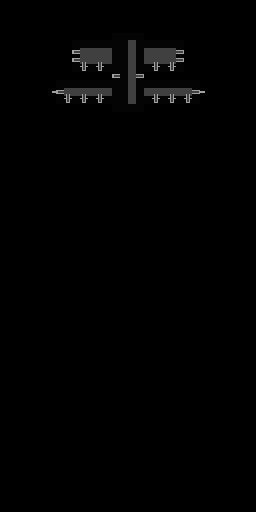

Rendered tile map (Tiled .tmx) drawn with the repository's tilesets; below, a short description and the full map source, tile grids included:
An orthogonal 32x64 tile map with 8x8 px tiles, 1 tile layer (タイルレイヤー1).

<map version="1.10" tiledversion="1.11.2" orientation="orthogonal" renderorder="right-down" width="32" height="64" tilewidth="8" tileheight="8" infinite="0" nextlayerid="4" nextobjectid="1">
 <tileset firstgid="1" name="img00" tilewidth="8" tileheight="8" tilecount="1024" columns="32">
  <image source="img00.png" trans="000000" width="256" height="256" />
 </tileset>
 <layer id="1" name="タイルレイヤー1" width="32" height="64" parallaxy="0.5">
  <data encoding="csv">
1,1,1,1,1,1,1,1,1,1,1,1,1,1,1,1,1,1,1,1,1,1,1,1,1,1,1,1,1,1,1,1,
1,1,1,1,1,1,1,1,1,1,1,1,1,1,1,1,1,1,1,1,1,1,1,1,1,1,1,1,1,1,1,1,
1,1,1,1,1,1,1,1,1,1,1,1,1,1,1,1,1,1,1,1,1,1,1,1,1,1,1,1,1,1,1,1,
1,1,1,1,1,1,1,1,1,1,1,1,1,1,1,1,1,1,1,1,1,1,1,1,1,1,1,1,1,1,1,1,
1,1,1,1,1,1,1,1,1,1,1,1,1,1,713,713,714,715,1,1,1,1,1,1,1,1,1,1,1,1,1,1,
1,1,1,1,1,1,1,1,1,740,741,742,743,744,745,18,746,747,748,749,750,751,752,1,1,1,1,1,1,1,1,1,
1,1,1,1,1,1,1,1,1,772,773,774,775,776,777,18,778,779,780,781,782,783,784,1,1,1,1,1,1,1,1,1,
1,1,1,1,1,1,1,1,1,804,805,806,807,808,809,18,810,811,812,813,814,815,816,1,1,1,1,1,1,1,1,1,
1,1,1,1,1,1,1,1,1,836,837,838,839,840,841,18,842,843,844,845,846,847,848,1,1,1,1,1,1,1,1,1,
1,1,1,1,1,1,1,1,1,1,1,1,1,1,873,18,874,875,1,1,1,1,1,1,1,1,1,1,1,1,1,1,
1,1,1,1,1,1,1,898,899,900,901,902,903,904,905,18,906,907,908,909,910,911,912,913,914,1,1,1,1,1,1,1,
1,1,1,1,1,1,929,930,931,932,933,934,935,936,937,18,938,939,940,941,942,943,944,945,946,947,1,1,1,1,1,1,
1,1,1,1,1,1,1,962,963,964,965,966,967,968,969,18,970,971,972,973,974,975,976,977,978,1,1,1,1,1,1,1,
1,1,1,1,1,1,1,1,1,1,1,1,1,1,1001,1001,1002,1003,1,1,1,1,1,1,1,1,1,1,1,1,1,1,
1,1,1,1,1,1,1,1,1,1,1,1,1,1,1,1,1,1,1,1,1,1,1,1,1,1,1,1,1,1,1,1,
1,1,1,1,1,1,1,1,1,1,1,1,1,1,1,1,1,1,1,1,1,1,1,1,1,1,1,1,1,1,1,1,
1,1,1,1,1,1,1,1,1,1,1,1,1,1,1,1,1,1,1,1,1,1,1,1,1,1,1,1,1,1,1,1,
1,1,1,1,1,1,1,1,1,1,1,1,1,1,1,1,1,1,1,1,1,1,1,1,1,1,1,1,1,1,1,1,
1,1,1,1,1,1,1,1,1,1,1,1,1,1,1,1,1,1,1,1,1,1,1,1,1,1,1,1,1,1,1,1,
1,1,1,1,1,1,1,1,1,1,1,1,1,1,1,1,1,1,1,1,1,1,1,1,1,1,1,1,1,1,1,1,
1,1,1,1,1,1,1,1,1,1,1,1,1,1,1,1,1,1,1,1,1,1,1,1,1,1,1,1,1,1,1,1,
1,1,1,1,1,1,1,1,1,1,1,1,1,1,1,1,1,1,1,1,1,1,1,1,1,1,1,1,1,1,1,1,
1,1,1,1,1,1,1,1,1,1,1,1,1,1,1,1,1,1,1,1,1,1,1,1,1,1,1,1,1,1,1,1,
1,1,1,1,1,1,1,1,1,1,1,1,1,1,1,1,1,1,1,1,1,1,1,1,1,1,1,1,1,1,1,1,
1,1,1,1,1,1,1,1,1,1,1,1,1,1,1,1,1,1,1,1,1,1,1,1,1,1,1,1,1,1,1,1,
1,1,1,1,1,1,1,1,1,1,1,1,1,1,1,1,1,1,1,1,1,1,1,1,1,1,1,1,1,1,1,1,
1,1,1,1,1,1,1,1,1,1,1,1,1,1,1,1,1,1,1,1,1,1,1,1,1,1,1,1,1,1,1,1,
1,1,1,1,1,1,1,1,1,1,1,1,1,1,1,1,1,1,1,1,1,1,1,1,1,1,1,1,1,1,1,1,
1,1,1,1,1,1,1,1,1,1,1,1,1,1,1,1,1,1,1,1,1,1,1,1,1,1,1,1,1,1,1,1,
1,1,1,1,1,1,1,1,1,1,1,1,1,1,1,1,1,1,1,1,1,1,1,1,1,1,1,1,1,1,1,1,
1,1,1,1,1,1,1,1,1,1,1,1,1,1,1,1,1,1,1,1,1,1,1,1,1,1,1,1,1,1,1,1,
1,1,1,1,1,1,1,1,1,1,1,1,1,1,1,1,1,1,1,1,1,1,1,1,1,1,1,1,1,1,1,1,
1,1,1,1,1,1,1,1,1,1,1,1,1,1,1,1,1,1,1,1,1,1,1,1,1,1,1,1,1,1,1,1,
1,1,1,1,1,1,1,1,1,1,1,1,1,1,1,1,1,1,1,1,1,1,1,1,1,1,1,1,1,1,1,1,
1,1,1,1,1,1,1,1,1,1,1,1,1,1,1,1,1,1,1,1,1,1,1,1,1,1,1,1,1,1,1,1,
1,1,1,1,1,1,1,1,1,1,1,1,1,1,1,1,1,1,1,1,1,1,1,1,1,1,1,1,1,1,1,1,
1,1,1,1,1,1,1,1,1,1,1,1,1,1,1,1,1,1,1,1,1,1,1,1,1,1,1,1,1,1,1,1,
1,1,1,1,1,1,1,1,1,1,1,1,1,1,1,1,1,1,1,1,1,1,1,1,1,1,1,1,1,1,1,1,
1,1,1,1,1,1,1,1,1,1,1,1,1,1,1,1,1,1,1,1,1,1,1,1,1,1,1,1,1,1,1,1,
1,1,1,1,1,1,1,1,1,1,1,1,1,1,1,1,1,1,1,1,1,1,1,1,1,1,1,1,1,1,1,1,
1,1,1,1,1,1,1,1,1,1,1,1,1,1,1,1,1,1,1,1,1,1,1,1,1,1,1,1,1,1,1,1,
1,1,1,1,1,1,1,1,1,1,1,1,1,1,1,1,1,1,1,1,1,1,1,1,1,1,1,1,1,1,1,1,
1,1,1,1,1,1,1,1,1,1,1,1,1,1,1,1,1,1,1,1,1,1,1,1,1,1,1,1,1,1,1,1,
1,1,1,1,1,1,1,1,1,1,1,1,1,1,1,1,1,1,1,1,1,1,1,1,1,1,1,1,1,1,1,1,
1,1,1,1,1,1,1,1,1,1,1,1,1,1,1,1,1,1,1,1,1,1,1,1,1,1,1,1,1,1,1,1,
1,1,1,1,1,1,1,1,1,1,1,1,1,1,1,1,1,1,1,1,1,1,1,1,1,1,1,1,1,1,1,1,
1,1,1,1,1,1,1,1,1,1,1,1,1,1,1,1,1,1,1,1,1,1,1,1,1,1,1,1,1,1,1,1,
1,1,1,1,1,1,1,1,1,1,1,1,1,1,1,1,1,1,1,1,1,1,1,1,1,1,1,1,1,1,1,1,
1,1,1,1,1,1,1,1,1,1,1,1,1,1,1,1,1,1,1,1,1,1,1,1,1,1,1,1,1,1,1,1,
1,1,1,1,1,1,1,1,1,1,1,1,1,1,1,1,1,1,1,1,1,1,1,1,1,1,1,1,1,1,1,1,
1,1,1,1,1,1,1,1,1,1,1,1,1,1,1,1,1,1,1,1,1,1,1,1,1,1,1,1,1,1,1,1,
1,1,1,1,1,1,1,1,1,1,1,1,1,1,1,1,1,1,1,1,1,1,1,1,1,1,1,1,1,1,1,1,
1,1,1,1,1,1,1,1,1,1,1,1,1,1,1,1,1,1,1,1,1,1,1,1,1,1,1,1,1,1,1,1,
1,1,1,1,1,1,1,1,1,1,1,1,1,1,1,1,1,1,1,1,1,1,1,1,1,1,1,1,1,1,1,1,
1,1,1,1,1,1,1,1,1,1,1,1,1,1,1,1,1,1,1,1,1,1,1,1,1,1,1,1,1,1,1,1,
1,1,1,1,1,1,1,1,1,1,1,1,1,1,1,1,1,1,1,1,1,1,1,1,1,1,1,1,1,1,1,1,
1,1,1,1,1,1,1,1,1,1,1,1,1,1,1,1,1,1,1,1,1,1,1,1,1,1,1,1,1,1,1,1,
1,1,1,1,1,1,1,1,1,1,1,1,1,1,1,1,1,1,1,1,1,1,1,1,1,1,1,1,1,1,1,1,
1,1,1,1,1,1,1,1,1,1,1,1,1,1,1,1,1,1,1,1,1,1,1,1,1,1,1,1,1,1,1,1,
1,1,1,1,1,1,1,1,1,1,1,1,1,1,1,1,1,1,1,1,1,1,1,1,1,1,1,1,1,1,1,1,
1,1,1,1,1,1,1,1,1,1,1,1,1,1,1,1,1,1,1,1,1,1,1,1,1,1,1,1,1,1,1,1,
1,1,1,1,1,1,1,1,1,1,1,1,1,1,1,1,1,1,1,1,1,1,1,1,1,1,1,1,1,1,1,1,
1,1,1,1,1,1,1,1,1,1,1,1,1,1,1,1,1,1,1,1,1,1,1,1,1,1,1,1,1,1,1,1,
1,1,1,1,1,1,1,1,1,1,1,1,1,1,1,1,1,1,1,1,1,1,1,1,1,1,1,1,1,1,1,1
</data>
 </layer>
</map>
